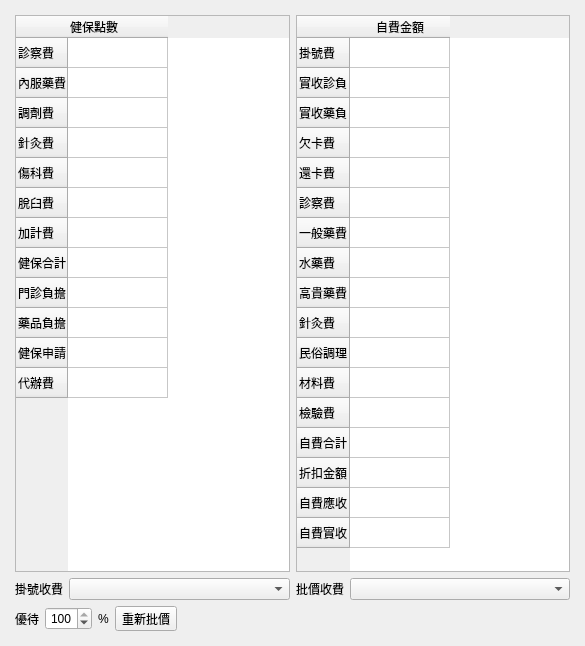
<?xml version="1.0" encoding="UTF-8"?>
<ui version="4.0">
 <class>MainWindow</class>
 <widget class="QMainWindow" name="MainWindow">
  <property name="geometry">
   <rect>
    <x>0</x>
    <y>0</y>
    <width>585</width>
    <height>646</height>
   </rect>
  </property>
  <property name="windowTitle">
   <string>MainWindow</string>
  </property>
  <widget class="QWidget" name="centralwidget">
   <layout class="QVBoxLayout" name="verticalLayout_2">
    <item>
     <layout class="QGridLayout" name="gridLayout_4">
      <property name="leftMargin">
       <number>6</number>
      </property>
      <property name="topMargin">
       <number>6</number>
      </property>
      <property name="rightMargin">
       <number>6</number>
      </property>
      <property name="bottomMargin">
       <number>6</number>
      </property>
      <item row="1" column="0" colspan="2">
       <layout class="QGridLayout" name="gridLayout">
        <item row="0" column="1">
         <widget class="QComboBox" name="comboBox_regist_payment_type">
          <property name="sizePolicy">
           <sizepolicy hsizetype="Expanding" vsizetype="Fixed">
            <horstretch>0</horstretch>
            <verstretch>0</verstretch>
           </sizepolicy>
          </property>
         </widget>
        </item>
        <item row="0" column="2">
         <widget class="QLabel" name="label_2">
          <property name="text">
           <string>批價收費</string>
          </property>
         </widget>
        </item>
        <item row="0" column="0">
         <widget class="QLabel" name="label">
          <property name="sizePolicy">
           <sizepolicy hsizetype="Preferred" vsizetype="Preferred">
            <horstretch>0</horstretch>
            <verstretch>0</verstretch>
           </sizepolicy>
          </property>
          <property name="text">
           <string>掛號收費</string>
          </property>
         </widget>
        </item>
        <item row="0" column="3">
         <widget class="QComboBox" name="comboBox_charge_payment_type">
          <property name="sizePolicy">
           <sizepolicy hsizetype="Expanding" vsizetype="Fixed">
            <horstretch>0</horstretch>
            <verstretch>0</verstretch>
           </sizepolicy>
          </property>
         </widget>
        </item>
       </layout>
      </item>
      <item row="0" column="1">
       <widget class="QTableWidget" name="tableWidget_cash_fees">
        <property name="selectionMode">
         <enum>QAbstractItemView::SingleSelection</enum>
        </property>
        <row>
         <property name="text">
          <string>掛號費</string>
         </property>
        </row>
        <row>
         <property name="text">
          <string>實收診負</string>
         </property>
        </row>
        <row>
         <property name="text">
          <string>實收藥負</string>
         </property>
        </row>
        <row>
         <property name="text">
          <string>欠卡費</string>
         </property>
        </row>
        <row>
         <property name="text">
          <string>還卡費</string>
         </property>
        </row>
        <row>
         <property name="text">
          <string>診察費</string>
         </property>
        </row>
        <row>
         <property name="text">
          <string>一般藥費</string>
         </property>
        </row>
        <row>
         <property name="text">
          <string>水藥費</string>
         </property>
        </row>
        <row>
         <property name="text">
          <string>高貴藥費</string>
         </property>
        </row>
        <row>
         <property name="text">
          <string>針灸費</string>
         </property>
        </row>
        <row>
         <property name="text">
          <string>民俗調理</string>
         </property>
        </row>
        <row>
         <property name="text">
          <string>材料費</string>
         </property>
        </row>
        <row>
         <property name="text">
          <string>檢驗費</string>
         </property>
        </row>
        <row>
         <property name="text">
          <string>自費合計</string>
         </property>
        </row>
        <row>
         <property name="text">
          <string>折扣金額</string>
         </property>
        </row>
        <row>
         <property name="text">
          <string>自費應收</string>
         </property>
        </row>
        <row>
         <property name="text">
          <string>自費實收</string>
         </property>
        </row>
        <column>
         <property name="text">
          <string>自費金額</string>
         </property>
        </column>
       </widget>
      </item>
      <item row="2" column="0" colspan="2">
       <layout class="QHBoxLayout" name="horizontalLayout_2">
        <item>
         <widget class="QLabel" name="label_discount">
          <property name="text">
           <string>優待</string>
          </property>
         </widget>
        </item>
        <item>
         <widget class="QSpinBox" name="spinBox_discount">
          <property name="alignment">
           <set>Qt::AlignRight|Qt::AlignTrailing|Qt::AlignVCenter</set>
          </property>
          <property name="maximum">
           <number>100</number>
          </property>
          <property name="singleStep">
           <number>5</number>
          </property>
          <property name="value">
           <number>100</number>
          </property>
         </widget>
        </item>
        <item>
         <widget class="QLabel" name="label_percent">
          <property name="text">
           <string>%</string>
          </property>
         </widget>
        </item>
        <item>
         <widget class="QToolButton" name="toolButton_calculate_fees">
          <property name="text">
           <string>重新批價</string>
          </property>
          <property name="icon">
           <iconset>
            <normaloff>../icons/accessories-calculator.png</normaloff>../icons/accessories-calculator.png</iconset>
          </property>
          <property name="toolButtonStyle">
           <enum>Qt::ToolButtonTextBesideIcon</enum>
          </property>
         </widget>
        </item>
        <item>
         <spacer name="horizontalSpacer_3">
          <property name="orientation">
           <enum>Qt::Horizontal</enum>
          </property>
          <property name="sizeHint" stdset="0">
           <size>
            <width>40</width>
            <height>20</height>
           </size>
          </property>
         </spacer>
        </item>
       </layout>
      </item>
      <item row="0" column="0">
       <widget class="QTableWidget" name="tableWidget_ins_fees">
        <property name="editTriggers">
         <set>QAbstractItemView::NoEditTriggers</set>
        </property>
        <property name="selectionMode">
         <enum>QAbstractItemView::SingleSelection</enum>
        </property>
        <attribute name="horizontalHeaderShowSortIndicator" stdset="0">
         <bool>false</bool>
        </attribute>
        <attribute name="verticalHeaderShowSortIndicator" stdset="0">
         <bool>false</bool>
        </attribute>
        <row>
         <property name="text">
          <string>診察費</string>
         </property>
        </row>
        <row>
         <property name="text">
          <string>內服藥費</string>
         </property>
        </row>
        <row>
         <property name="text">
          <string>調劑費</string>
         </property>
        </row>
        <row>
         <property name="text">
          <string>針灸費</string>
         </property>
        </row>
        <row>
         <property name="text">
          <string>傷科費</string>
         </property>
        </row>
        <row>
         <property name="text">
          <string>脫臼費</string>
         </property>
        </row>
        <row>
         <property name="text">
          <string>加計費</string>
         </property>
        </row>
        <row>
         <property name="text">
          <string>健保合計</string>
         </property>
        </row>
        <row>
         <property name="text">
          <string>門診負擔</string>
         </property>
        </row>
        <row>
         <property name="text">
          <string>藥品負擔</string>
         </property>
        </row>
        <row>
         <property name="text">
          <string>健保申請</string>
         </property>
        </row>
        <row>
         <property name="text">
          <string>代辦費</string>
         </property>
        </row>
        <column>
         <property name="text">
          <string>健保點數</string>
         </property>
         <property name="textAlignment">
          <set>AlignLeading|AlignVCenter</set>
         </property>
        </column>
       </widget>
      </item>
     </layout>
    </item>
   </layout>
  </widget>
 </widget>
 <resources/>
 <connections/>
</ui>
